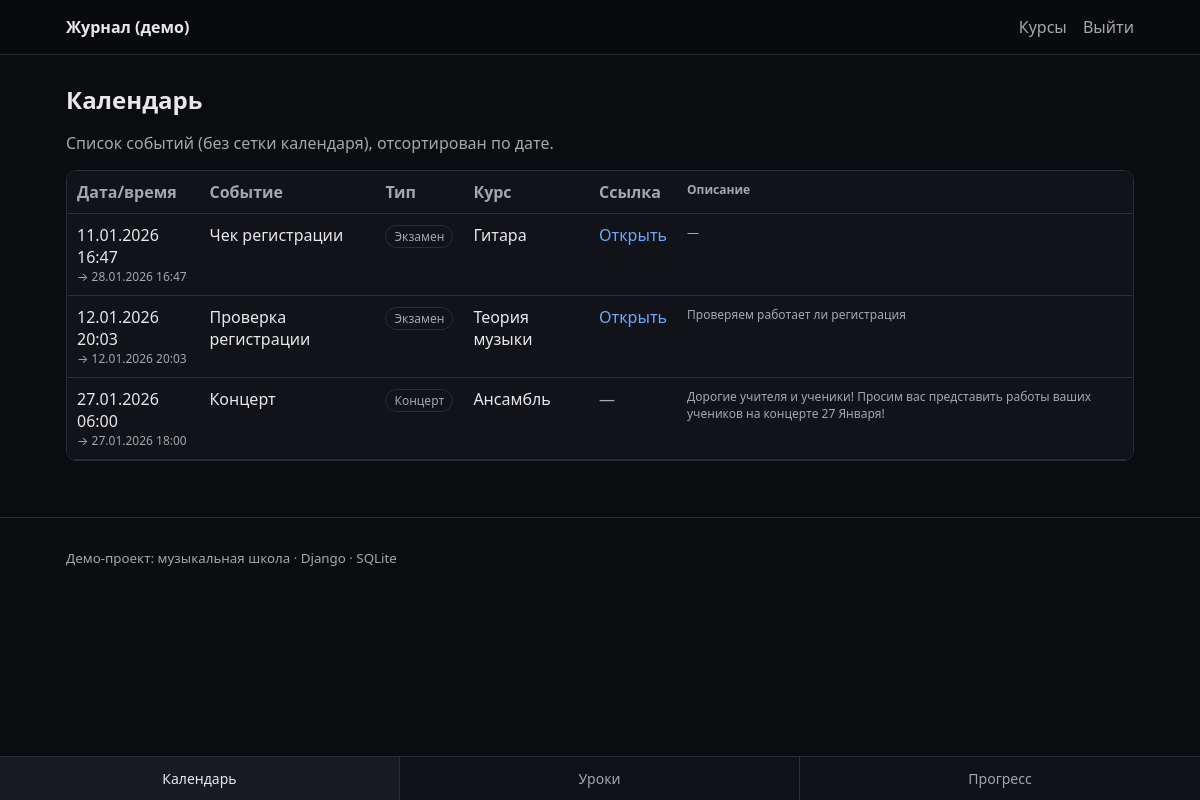
Before: /calendar/ (signed in) with the older database file.
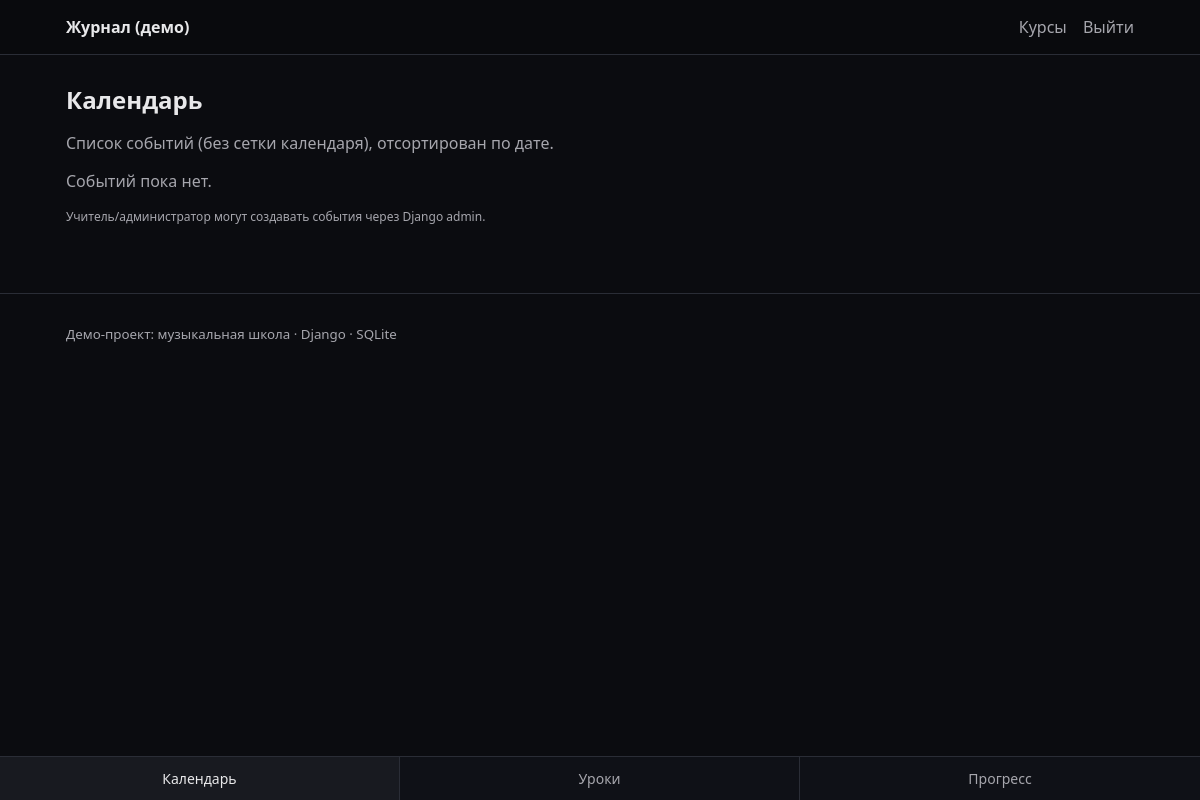
After: the same page with the newer database file.
### apps/schedule/models.py (models this page shows, shortened)
class Event(models.Model):
    class EventType(models.TextChoices):
        LESSON = "LESSON", "Урок"
        EXAM = "EXAM", "Экзамен"
        CONCERT = "CONCERT", "Концерт"
    title = models.CharField(max_length=200)
    event_type = models.CharField(max_length=16, choices=EventType.choices)
    start_datetime = models.DateTimeField()
    end_datetime = models.DateTimeField()
    description = models.TextField(blank=True, default="")
    external_url = models.URLField(blank=True, default="")
    course = models.ForeignKey(Course, on_delete=models.SET_NULL, null=True, blank=True, related_name="events")
    created_by = models.ForeignKey(
        settings.AUTH_USER_MODEL,
        on_delete=models.CASCADE,
        related_name="created_events",
    )
    participants = models.ManyToManyField(
        settings.AUTH_USER_MODEL,
        blank=True,
        related_name="schedule_events",
    )
    class Meta:
        ordering = ("start_datetime",)

### apps/school/models.py (models this page shows, shortened)
class Course(models.Model):
    name = models.CharField(max_length=200)
    course_type = models.ForeignKey(CourseType, on_delete=models.PROTECT, related_name="courses")
    teacher = models.ForeignKey(
        settings.AUTH_USER_MODEL,
        on_delete=models.SET_NULL,
        null=True,
        blank=True,
        related_name="teaching_courses",
    )

### apps/schedule/views.py (the view, shortened to what this page needs)
# urls.py: path("calendar/", calendar_list, name="calendar_list"),
@login_required
def calendar_list(request):
    profile = request.user.profile
    qs = Event.objects.all().select_related("course", "created_by").prefetch_related("participants")
    if profile.role == Profile.Role.ADMIN:
        events = qs
        ctx = {"events": events, "mode": "admin"}
        return render(request, "schedule/calendar_list.html", ctx)
    if profile.role == Profile.Role.TEACHER:
        teacher_courses = Course.objects.filter(teacher=request.user)
        events = qs.filter(Q(course__in=teacher_courses) | Q(created_by=request.user)).distinct()
        ctx = {"events": events, "mode": "teacher"}
        return render(request, "schedule/calendar_list.html", ctx)

### templates/schedule/calendar_list.html (shortened to what the changed rows need)
{% extends "base.html" %}
{% block content %}
  <h1>Календарь</h1>
  <p class="muted">Список событий (без сетки календаря), отсортирован по дате.</p>
  {% if not events and mode != "student" %}
    <p class="muted">Событий пока нет.</p>
    <p class="muted small">
      Учитель/администратор могут создавать события через Django admin.
    </p>
  {% else %}
    {% if mode == "student" %}
      <div class="tabs">
        <button class="tab-btn active" data-tab="my-events">Мои события</button>
        <button class="tab-btn" data-tab="registration">Регистрация</button>
      </div>
      <div class="tab-panel active" id="my-events">
        {% if not events %}
          <p class="muted">Вы пока не зарегистрированы ни на одно событие.</p>
        {% else %}
          <div class="table-wrap">
            <table class="table">
              <thead>
                <tr>
                  <th>Дата/время</th>
                  <th>Событие</th>
                  <th>Тип</th>
                  <th>Курс</th>
                  <th>Ссылка</th>
                  <th class="muted small">Описание</th>
                </tr>
              </thead>
              <tbody>
                {% for e in events %}
                  <tr>
                    <td>
                      <div>{{ e.start_datetime|date:"d.m.Y H:i" }}</div>
                      <div class="muted small">→ {{ e.end_datetime|date:"d.m.Y H:i" }}</div>
                    </td>
                    <td>{{ e.title }}</td>
                    <td><span class="tag">{{ e.get_event_type_display }}</span></td>
                    <td>
                      {% if e.course %}
                        {{ e.course.name }}
                      {% else %}
                        <span class="muted">—</span>
                      {% endif %}
                    </td>
                    <td>
                      {% if e.external_url %}
                        <a href="{{ e.external_url }}" target="_blank" rel="noopener noreferrer">Открыть</a>
                      {% else %}
                        <span class="muted">—</span>
                      {% endif %}
                    </td>
                    <td class="muted small">
                      {% if e.description %}{{ e.description }}{% else %}—{% endif %}
                    </td>
                  </tr>
                {% endfor %}
              </tbody>
            </table>
          </div>
        {% endif %}
      </div>
      <div class="tab-panel" id="registration">
        {% if not registration_events %}
          <p class="muted">Нет доступных событий для регистрации.</p>
        {% else %}
          <div class="table-wrap">
            <table class="table">
              <thead>
                <tr>
                  <th>Дата/время</th>
                  <th>Событие</th>
                  <th>Тип</th>
                  <th>Курс</th>
                  <th>Ссылка</th>
                  <th class="muted small">Описание</th>
                  <th></th>
                </tr>
              </thead>
              <tbody>
                {% for e in registration_events %}
                  <tr>
                    <td>
                      <div>{{ e.start_datetime|date:"d.m.Y H:i" }}</div>
                      <div class="muted small">→ {{ e.end_datetime|date:"d.m.Y H:i" }}</div>
                    </td>
                    <td>{{ e.title }}</td>
                    <td><span class="tag">{{ e.get_event_type_display }}</span></td>
                    <td>
                      {% if e.course %}
                        {{ e.course.name }}
                      {% else %}
                        <span class="muted">—</span>
                      {% endif %}
                    </td>
                    <td>
                      {% if e.external_url %}
                        <a href="{{ e.external_url }}" target="_blank" rel="noopener noreferrer">Открыть</a>
                      {% else %}
                        <span class="muted">—</span>
                      {% endif %}
                    </td>
                    <td class="muted small">
                      {% if e.description %}{{ e.description }}{% else %}—{% endif %}
                    </td>
                    <td>
                      <form method="post" action="/calendar/register/{{ e.id }}/">
                        {% csrf_token %}
                        <button class="btn" type="submit">Записаться</button>
                      </form>
                    </td>
                  </tr>
                {% endfor %}
              </tbody>
            </table>
          </div>
        {% endif %}
      </div>
      <script>
        const buttons = document.querySelectorAll('.tab-btn');
        const panels = document.querySelectorAll('.tab-panel');
        const urlParams = new URLSearchParams(window.location.search);
        const activeTab = urlParams.get('tab') || 'my-events';
        function activateTab(tabId) {
          buttons.forEach((btn) => btn.classList.toggle('active', btn.dataset.tab === tabId));
          panels.forEach((panel) => panel.classList.toggle('active', panel.id === tabId));
        }
        buttons.forEach((btn) => {
          btn.addEventListener('click', () => activateTab(btn.dataset.tab));
        });
        activateTab(activeTab);
      </script>
    {% else %}
      <div class="table-wrap">
        <table class="table">
          <thead>
            <tr>
              <th>Дата/время</th>
              <th>Событие</th>
              <th>Тип</th>
              <th>Курс</th>
              <th>Ссылка</th>
              <th class="muted small">Описание</th>
            </tr>
          </thead>
          <tbody>
            {% for e in events %}
              <tr>
                <td>
                  <div>{{ e.start_datetime|date:"d.m.Y H:i" }}</div>
                  <div class="muted small">→ {{ e.end_datetime|date:"d.m.Y H:i" }}</div>
                </td>
                <td>{{ e.title }}</td>
                <td><span class="tag">{{ e.get_event_type_display }}</span></td>
                <td>
                  {% if e.course %}
                    {{ e.course.name }}
                  {% else %}
                    <span class="muted">—</span>
                  {% endif %}
                </td>
                <td>
                  {% if e.external_url %}
                    <a href="{{ e.external_url }}" target="_blank" rel="noopener noreferrer">Открыть</a>
                  {% else %}
                    <span class="muted">—</span>
                  {% endif %}
                </td>
                <td class="muted small">
                  {% if e.description %}{{ e.description }}{% else %}—{% endif %}
                </td>
              </tr>
            {% endfor %}
          </tbody>
        </table>
      </div>
    {% endif %}
  {% endif %}
{% endblock %}

Changed rows visible on the page:
no longer on this page (row edited): Event: start_datetime "11.01.2026 16:47", end_datetime "28.01.2026 16:47", title "Чек регистрации", event_type "Экзамен", course.name "Гитара"
no longer on this page (row edited): Event: start_datetime "12.01.2026 20:03", end_datetime "12.01.2026 20:03", title "Проверка регистрации", event_type "Экзамен", course.name "Теория музыки", description "Проверяем работает ли регистрация"
no longer on this page (row edited): Event: start_datetime "27.01.2026 06:00", end_datetime "27.01.2026 18:00", title "Концерт", event_type "Концерт", course.name "Ансамбль", description "Дорогие учителя и ученики! Просим вас представить работы ваших учеников на концерте 27 Января!"
Other visible differences:
text no longer shown: "Дата/время Событие Тип Курс Ссылка Описание"
text now shown: "Событий пока нет. Учитель/администратор могут создавать события через Django admin."
